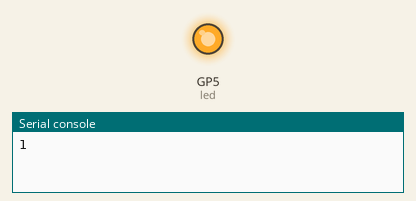
Simulated run of this program. Board: Raspberry Pi Pico running CircuitPython. Parts: output pins drawn as LEDs (lit = HIGH), the last lines printed to the serial console.

Above: at 0.1 s.
At 36.1 s:
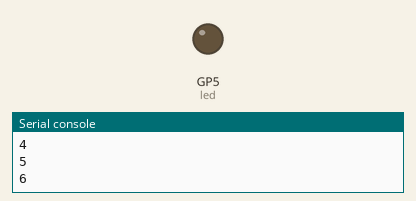
Timing chart, 0 to 37.6 s (numbered marks = the images above):
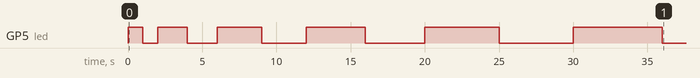

Measured:
- by itself, GP5 (led): LOW → HIGH at 0.00 s, → LOW 1.0 s later, → HIGH 1.0 s later, → LOW 2.0 s later, … (12 changes in this stretch)

The program:

code.py
```python
"""
Created by Liya G. on Feb. 26 2025
This makes the LED blink every second using a breadboard.
The blink time increments by 1 every loop.
"""

import time
import board
import digitalio

led = digitalio.DigitalInOut(board.GP5)
led.direction = digitalio.Direction.OUTPUT

blink_time = 1

# loop forever
while True:
    print(blink_time)
    led.value = True # turns LED on
    time.sleep(blink_time) # wait for 1000ms
    led.value = False # turns LED off
    time.sleep(blink_time) # wait for 1000ms

    blink_time += 1 # add one second to blink_time every loop
```
